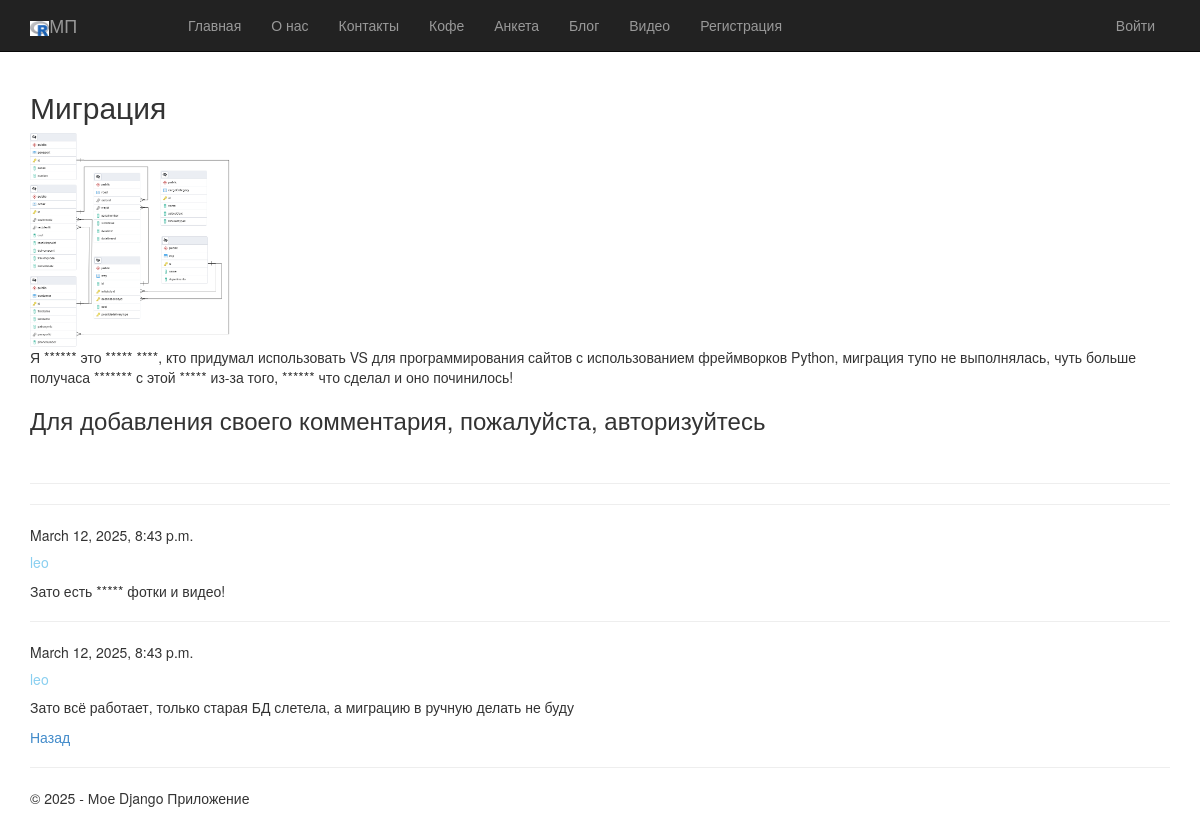
The app's page /blogpost/4/ with its own data.
### app/models.py (models this page shows, shortened)
class Blog(models.Model):
    title = models.CharField(max_length=100, unique_for_date="posted", verbose_name="Заголовок")
    description = models.TextField(verbose_name="Краткое содержание")
    content = models.TextField(verbose_name="Полное содержание")
    posted = models.DateTimeField(default=datetime.now(), db_index=True, verbose_name="Опубликовано")
    author = models.ForeignKey(User, null=True, blank=True, on_delete = models.SET_NULL, verbose_name = "Автор")
    image = models.ImageField(upload_to='blog_images/')  # Добавьте это поле
    class Meta:
        db_table = 'Posts'  # имя таблицы для модели
        ordering = ['-posted']  # порядок сортировки данных в модели ("-" означает по убыванию)
        verbose_name = "статья блога"  # имя, под которым модель будет отображаться в административном разделе (для одной статьи блога)
        verbose_name_plural = "статьи блога"  # тоже для всех статей блога

class Comment(models.Model):
    text = models.TextField(verbose_name="Текст комментария")
    date = models.DateTimeField(default=datetime.now(), db_index=True, verbose_name="Дата комментария")
    author = models.ForeignKey(User, on_delete=models.CASCADE, verbose_name="Автор комментария")
    post = models.ForeignKey(Blog, on_delete=models.CASCADE, verbose_name="Статья комментария")
    image = models.FileField(default = 'temp.jpg', verbose_name = "Путь к шнапсу")
    class Meta:
        db_table = 'Comment'
        ordering = ['-date']
        verbose_name = "Комментарий к статье блога"
        verbose_name_plural = "Комментарии к статьям блога"

### app/views.py (the view)
# urls.py: path('blogpost/<int:parametr>/', views.blogpost, name='blogpost'),
def blogpost(request, parametr):
    assert isinstance(request, HttpRequest)
    post_1 = Blog.objects.get(id=parametr)  # Запрос на выбор конкретной статьи по параметру
    comments = Comment.objects.filter(post=parametr)
    if request.method == "POST":
        form = CommentForm(request.POST)
        if form.is_valid():
            comment_f = form.save(commit=False)
            comment_f.author = request.user
            comment_f.date = datetime.now()
            comment_f.post = Blog.objects.get(id=parametr)
            comment_f.save()
            return redirect('blogpost', parametr=post_1.id)
    else:
        form = CommentForm()
    return render(
        request,
        'app/blogpost.html',
        {
            'post_1': post_1,  # Передача конкретной статьи в шаблон веб-страницы
            'comments': comments,
            'form': form,
            'year': datetime.now().year,
        }
    )

### app/templates/app/blogpost.html
{% extends "app/layout.html" %}
{% block content %}
<h2>{{ post_1.title }}</h2>
{% if post_1.image and post_1.image.url != '/media/temp.jpg' %}
<img src="{{ post_1.image.url }}" alt="Картинка статьи блога" width="200" />
{% endif %}
<p>{{ post_1.content|linebreaksbr }}</p>
{% if user.is_authenticated %}
<h3>Добавить комментарий</h3>
<form method="POST">
    {% csrf_token %}
    <div>
        {{ form.as_p }}
        <button type="submit" class="save btn btn-default">Отправить комментарий</button>
    </div>
</form>
{% else %}
<h3>Для добавления своего комментария, пожалуйста, авторизуйтесь</h3>
{% endif %}
<br />
<hr />
{% for comment in comments %}
<hr />
<h7>{{ comment.date }}</h7>
<h5 class="author-name">{{ comment.author }}</h5>
<p>{{ comment.text|linebreaksbr }}</p>
{% endfor %}
<p><a href="{% url 'blog' %}">Назад</a></p>
{% endblock %}

### app/static/app/content/site.css (style rules this page uses)
body { padding-top: 50px; padding-bottom: 20px; }
.author-name { color: #89CFF0; font-weight: 500; }

### records on screen
Blog: title "Миграция", image (picture), content "Я ****** это ***** ****, кто придумал использовать VS для программирования сайтов с использованием фреймворков Python, миграция тупо не выполнялась, чуть больше получаса ******* с этой ***** из-за того, ****** что сделал и оно починилось!"
Comment: date "March 12, 2025, 8:43 p.m.", author "leo", text "Зато есть ***** фотки и видео!"
Comment: date "March 12, 2025, 8:43 p.m.", author "leo", text "Зато всё работает, только старая БД слетела, а миграцию в ручную делать не буду"
